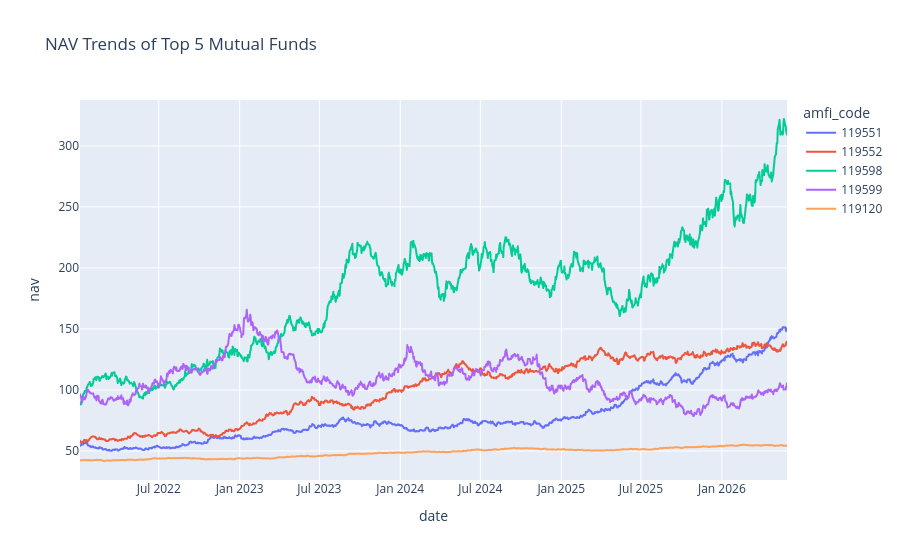

Here is the notebook cell this chart was saved with:
### Code cell
top_funds = nav_df["amfi_code"].unique()[:5]

filtered_df = nav_df[nav_df["amfi_code"].isin(top_funds)]

fig = px.line(
    filtered_df,
    x="date",
    y="nav",
    color="amfi_code",
    title="NAV Trends of Top 5 Mutual Funds"
)

fig.show()

### Figure 1 — Plotly figure (JSON) as saved in the notebook; plotly's stock layout.template omitted (floating-point values rounded to 4 significant figures; data arrays with more than 128 entries replaced by an {"elided": "..."} marker saying what was removed)
{"data": [{"hovertemplate": "amfi_code=119551<br>date=%{x}<br>nav=%{y}<extra></extra>", "legendgroup": "119551", "line": {"color": "#636efa", "dash": "solid"}, "marker": {"symbol": "circle"}, "mode": "lines", "name": "119551", "showlegend": true, "type": "scattergl", "x": {"elided": "1150 str values"}, "xaxis": "x", "y": {"elided": "1150 float values"}, "yaxis": "y"}, {"hovertemplate": "amfi_code=119552<br>date=%{x}<br>nav=%{y}<extra></extra>", "legendgroup": "119552", "line": {"color": "#EF553B", "dash": "solid"}, "marker": {"symbol": "circle"}, "mode": "lines", "name": "119552", "showlegend": true, "type": "scattergl", "x": {"elided": "1150 str values"}, "xaxis": "x", "y": {"elided": "1150 float values"}, "yaxis": "y"}, {"hovertemplate": "amfi_code=119598<br>date=%{x}<br>nav=%{y}<extra></extra>", "legendgroup": "119598", "line": {"color": "#00cc96", "dash": "solid"}, "marker": {"symbol": "circle"}, "mode": "lines", "name": "119598", "showlegend": true, "type": "scattergl", "x": {"elided": "1150 str values"}, "xaxis": "x", "y": {"elided": "1150 float values"}, "yaxis": "y"}, {"hovertemplate": "amfi_code=119599<br>date=%{x}<br>nav=%{y}<extra></extra>", "legendgroup": "119599", "line": {"color": "#ab63fa", "dash": "solid"}, "marker": {"symbol": "circle"}, "mode": "lines", "name": "119599", "showlegend": true, "type": "scattergl", "x": {"elided": "1150 str values"}, "xaxis": "x", "y": {"elided": "1150 float values"}, "yaxis": "y"}, {"hovertemplate": "amfi_code=119120<br>date=%{x}<br>nav=%{y}<extra></extra>", "legendgroup": "119120", "line": {"color": "#FFA15A", "dash": "solid"}, "marker": {"symbol": "circle"}, "mode": "lines", "name": "119120", "showlegend": true, "type": "scattergl", "x": {"elided": "1150 str values"}, "xaxis": "x", "y": {"elided": "1150 float values"}, "yaxis": "y"}], "layout": {"autosize": true, "legend": {"title": {"text": "amfi_code"}, "tracegroupgap": 0}, "title": {"text": "NAV Trends of Top 5 Mutual Funds"}, "xaxis": {"anchor": "y", "autorange": true, "domain": [0, 1], "range": ["2022-01-03", "2026-05-29"], "title": {"text": "date"}, "type": "date"}, "yaxis": {"anchor": "x", "autorange": true, "domain": [0, 1], "range": [26.23, 337.6], "title": {"text": "nav"}, "type": "linear"}}}
